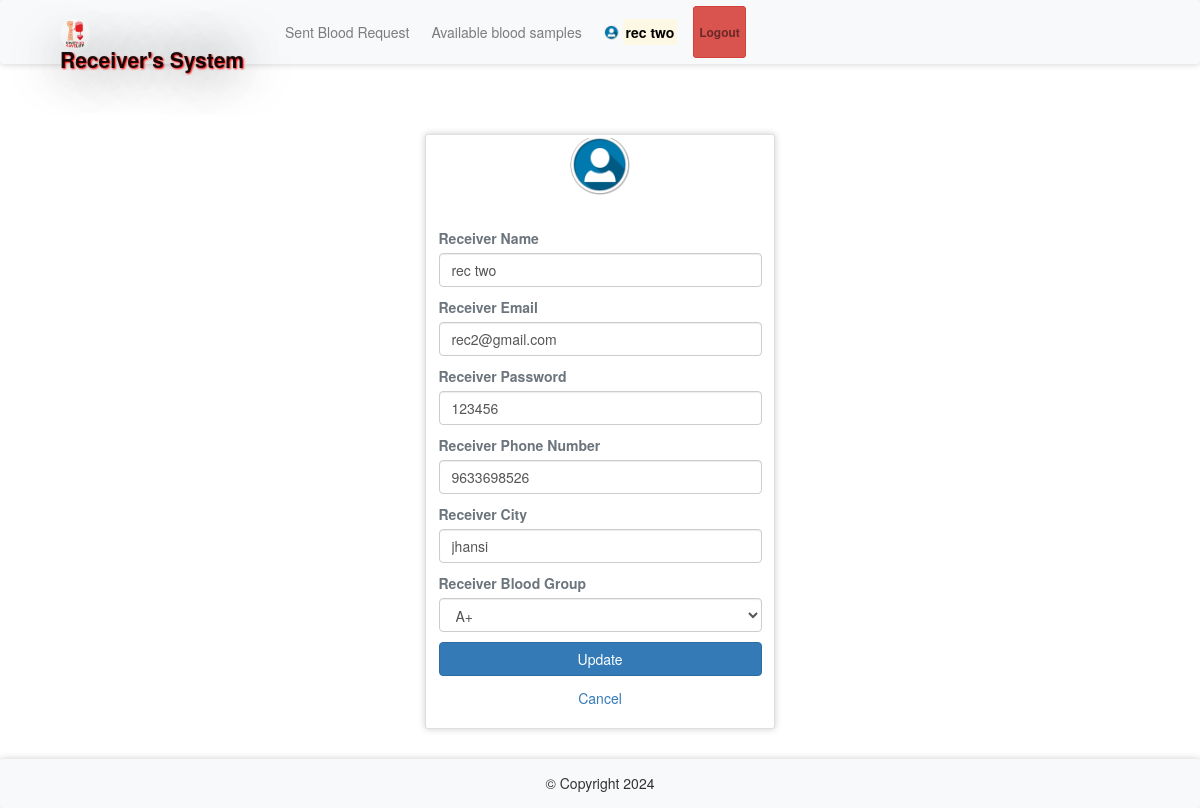
Page /rprofile.php (signed in) on the committed database.
### tables this page shows
CREATE TABLE `receivers` (
  `id` int(11) NOT NULL,
  `rname` varchar(100) NOT NULL,
  `remail` varchar(100) NOT NULL,
  `rpassword` varchar(100) NOT NULL,
  `rphone` varchar(100) NOT NULL,
  `rbg` varchar(10) NOT NULL,
  `rcity` varchar(100) NOT NULL
);

### rprofile.php (the view, shortened to what this page needs)
<?php
require 'file/connection.php';
if(!isset($_SESSION['rid']))
{
  header('location:login.php');
}
else {
	if(isset($_SESSION['rid'])){
		$id=$_SESSION['rid'];
		$sql = "SELECT * FROM receivers WHERE id='$id'";
		$result = mysqli_query($conn, $sql);
		$row = mysqli_fetch_array($result);
	}
}
?>
<!DOCTYPE html>
<html>
<?php require 'head.php';?>
<body>
	<?php require 'header.php'; ?>
	<div class="container cont">
		<div class="row justify-content-center">
			<div class="col-lg-4 col-md-6 col-sm-8 mb-5">
				<div class="card">
					<div class="media justify-content-center mt-1">
						<img src="image/user.png" alt="profile" class="rounded-circle" width="60" height="60">
					</div>
					<div class="card-body">
					   <form action="file/updateprofile.php" method="post">
					   	<label class="text-muted font-weight-bold" class="text-muted font-weight-bold">Receiver Name</label>
						<input type="text" name="rname" value="<?php echo $row['rname']; ?>" class="form-control mb-3">
						<label class="text-muted font-weight-bold" class="text-muted font-weight-bold">Receiver Email</label>
						<input type="email" name="remail" value="<?php echo $row['remail']; ?>" class="form-control mb-3">
						<label class="text-muted font-weight-bold" class="text-muted font-weight-bold">Receiver Password</label>
						<input type="text" name="rpassword" value="<?php echo $row['rpassword']; ?>" class="form-control mb-3">
						<label class="text-muted font-weight-bold" class="text-muted font-weight-bold">Receiver Phone Number</label>
						<input type="text" name="rphone" value="<?php echo $row['rphone']; ?>" class="form-control mb-3">
						<label class="text-muted font-weight-bold" class="text-muted font-weight-bold">Receiver City</label>
						<input type="text" name="rcity" value="<?php echo $row['rcity']; ?>" class="form-control mb-3">
						<label class="text-muted font-weight-bold" class="text-muted font-weight-bold">Receiver Blood Group</label>
						<select class="form-control mb-3" name="bg" required>
                             <option selected><?php echo $row['rbg']; ?></option>
                        </select>
						<input type="submit" name="update" class="btn btn-block btn-primary" value="Update">
					   </form>
					</div>
					<a href="index.php" class="text-center">Cancel</a><br>
				</div>
			</div>
		</div>
	</div>
	<?php require 'footer.php'; ?>
</body>
</html>

### css/style.css (style rules this page uses)
.cont { padding-top: 40px; text-align: justify; font-size: 1em; }
.card ,nav, .footer,tr,video { border-radius: 3px; transition: all 200ms ease-out; box-shadow: 0px 0px 7px rgba(0, 0, 0, 0.2); }
.rounded-circle { margin-top: -2.5px; }
form { padding-top: 20px; }
a:link { text-decoration: none; }

### rows in the picture
receivers: rname "rec two", remail "rec2@gmail.com", rpassword "123456", rphone "9633698526", rcity "jhansi", bg "A+"

### other values in the picture
$_SESSION['rname'] "rec two"
